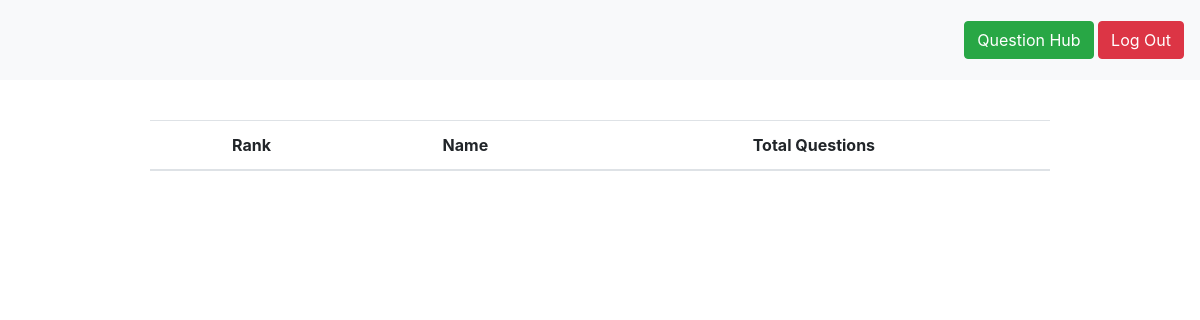
Page /leaderboard/ (signed in) on the earlier database version.
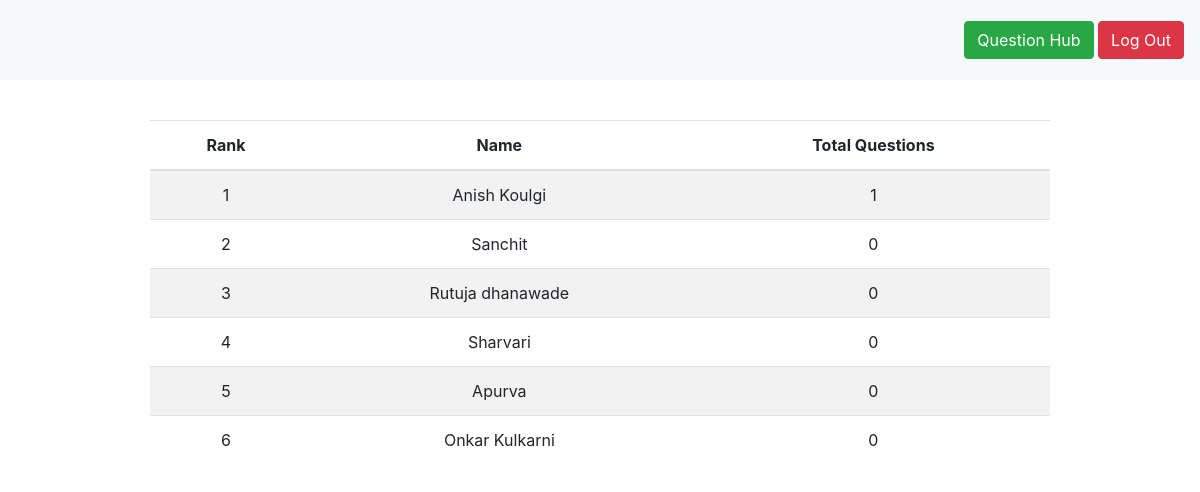
Same page on the later database version.
### basic_app/models.py (models this page shows, shortened)
class UserProfileInfo(models.Model):
    user = models.OneToOneField(User, on_delete=models.CASCADE)
    phone = models.CharField(max_length=10)
    nofquestion = models.IntegerField(default=0)
    lastQuestion = models.DateTimeField(default=timezone.now())

### basic_app/views.py (the view)
# urls.py: path('leaderboard/', views.leader, name='leaderboard'),
def leader(request):
    if request.user.is_authenticated:
        a = UserProfileInfo.objects.order_by("nofquestion", '-lastQuestion')
        b = a.reverse()
        dict = {'list': b}
        return render(request, 'basic_app/leaderboard.html', context=dict)
    else:
        return HttpResponseRedirect(reverse('register'))

### basic_app/templates/basic_app/leaderboard.html (shortened to what this page needs)
<!DOCTYPE html>
<html lang="en">
<head>
</head>
<link rel="stylesheet" href="https://maxcdn.bootstrapcdn.com/bootstrap/4.3.1/css/bootstrap.min.css">
<body>
    <nav class="navbar bg-light">
        <div class="item">
            <a href="{% url 'question_hub' %}">
                <div class="btn btn-success "  >
                 Question Hub
                </div>
            </a>
             <a href="{% url 'logout' %}">
                <div class="btn btn-danger">
                    Log Out
             </div>
             </a>
        </div>
    </nav>
    <table class="table table-striped table-hover">
        <thead>
            <th>Rank</th>
            <th>Name</th>
            <th>Total Questions</th>
        </thead>
        <tbody>
        {% for user in list %}
            <tr>
                <td>{{ forloop.counter }}</td>
                <td>{{ user.user.first_name }}</td>
                <td>{{ user.nofquestion }}</td>
            </tr>
         {% endfor %}
        </tbody>
    </table>
</body>
</html>

### basic_app/templates/basic_app/leaderboard.html (style rules this page uses)
.navbar { height:10vh; display: flex; justify-content: flex-end; }
.item { float: right; }
.table { width: 75vw; margin: auto; margin-top: 5vh; }
td, th { text-align: center; }

Differences in the rows shown:
added UserProfileInfo: user.first_name "Anish Koulgi", nofquestion "1"
added UserProfileInfo: user.first_name "Sanchit", nofquestion "0"
added UserProfileInfo: user.first_name "Rutuja dhanawade", nofquestion "0"
added UserProfileInfo: user.first_name "Sharvari", nofquestion "0"
added UserProfileInfo: user.first_name "Apurva", nofquestion "0"
added UserProfileInfo: user.first_name "Onkar Kulkarni", nofquestion "0"
